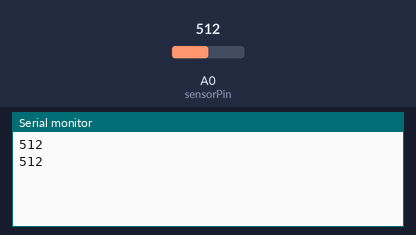
A sketch run on a simulated Arduino Uno, built with avr-gcc and run on an emulated ATmega328P. Parts: the last lines printed to the serial monitor. The inputs (shaded band) are chosen by the test bench; at power-on: A0 (sensorPin) = 512.

Above: at 1.8 s.
1.9 s: A0 (sensorPin) set to 716
At 2.8 s:
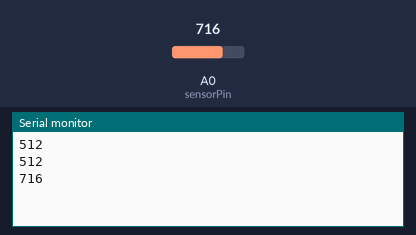
3.4 s: A0 (sensorPin) set to 900
At 4.8 s:
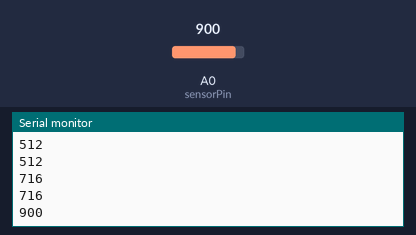
Timing chart, 0 to 6.4 s (numbered marks = the images above; inputs shaded):
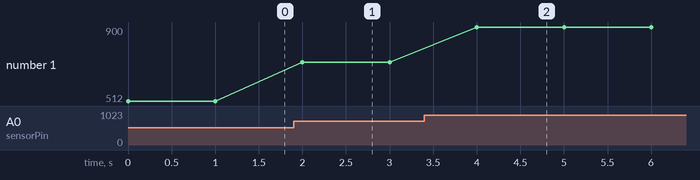

Measured:
- after the input at 1.9 s, the serial monitor: prints a new line after 0.10 s (image 1)
- after the input at 3.4 s, the serial monitor: prints a new line after 0.60 s (image 2)
- plotted number 1: 512 → 716 after the input at 1.9 s, 716 → 900 after the input at 3.4 s

The sketch:

light-sensor.ino
```cpp
int sensorPin = A0;
int sensorValue = 0;

void setup() {
  Serial.begin(9600);
  while (!Serial) {;}
}

void loop() {
  sensorValue = analogRead(sensorPin);
  Serial.println(sensorValue);
  delay(1000);
}
```
